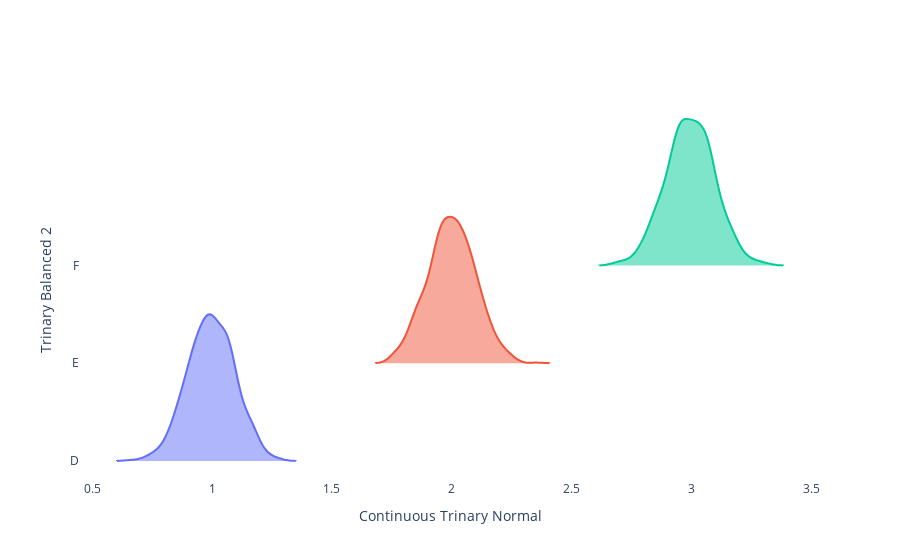
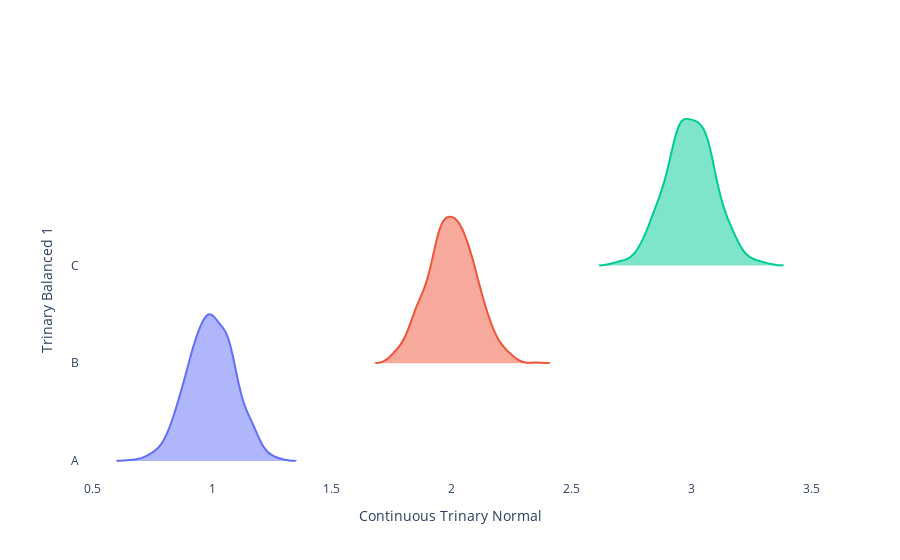
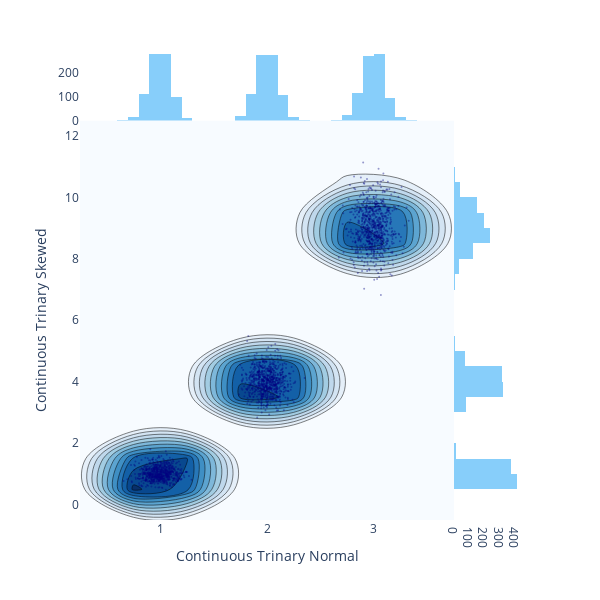
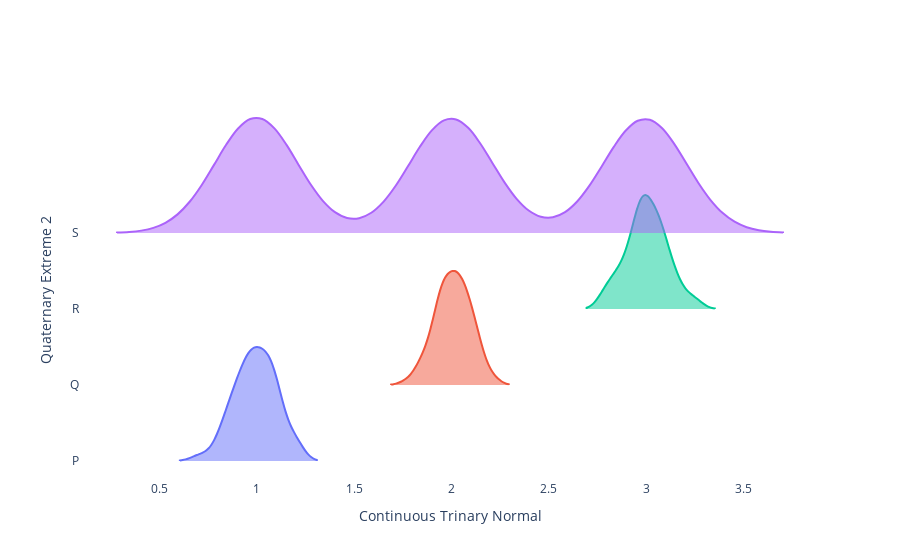

These figures' notebook cell, in order:
### Code cell
i = 0
while i < 5:
    makeviz(interest_edges['x'].iloc[i], interest_edges['y'].iloc[i])
    i+=1

### Figure 1 — Plotly figure (JSON) as saved in the notebook; plotly's stock layout.template omitted (floating-point values rounded to 4 significant figures; data arrays with more than 128 entries replaced by an {"elided": "..."} marker saying what was removed)
{"data": [{"name": "D", "orientation": "h", "points": false, "side": "positive", "type": "violin", "width": 3, "x": {"elided": "800 float values"}}, {"name": "E", "orientation": "h", "points": false, "side": "positive", "type": "violin", "width": 3, "x": {"elided": "800 float values"}}, {"name": "F", "orientation": "h", "points": false, "side": "positive", "type": "violin", "width": 3, "x": {"elided": "800 float values"}}], "layout": {"paper_bgcolor": "rgba(0, 0, 0, 0)", "plot_bgcolor": "rgba(0, 0, 0, 0)", "showlegend": false, "xaxis": {"showgrid": false, "title": {"text": "Continuous Trinary Normal"}, "zeroline": false}, "yaxis": {"title": {"text": "Trinary Balanced 2"}}}}

### Figure 2 — Plotly figure (JSON) as saved in the notebook; plotly's stock layout.template omitted (floating-point values rounded to 4 significant figures; data arrays with more than 128 entries replaced by an {"elided": "..."} marker saying what was removed)
{"data": [{"name": "A", "orientation": "h", "points": false, "side": "positive", "type": "violin", "width": 3, "x": {"elided": "800 float values"}}, {"name": "B", "orientation": "h", "points": false, "side": "positive", "type": "violin", "width": 3, "x": {"elided": "800 float values"}}, {"name": "C", "orientation": "h", "points": false, "side": "positive", "type": "violin", "width": 3, "x": {"elided": "800 float values"}}], "layout": {"paper_bgcolor": "rgba(0, 0, 0, 0)", "plot_bgcolor": "rgba(0, 0, 0, 0)", "showlegend": false, "xaxis": {"showgrid": false, "title": {"text": "Continuous Trinary Normal"}, "zeroline": false}, "yaxis": {"title": {"text": "Trinary Balanced 1"}}}}

### Figure 3 — Plotly figure (JSON) as saved in the notebook; plotly's stock layout.template omitted (floating-point values rounded to 4 significant figures; data arrays with more than 128 entries replaced by an {"elided": "..."} marker saying what was removed)
{"data": [{"marker": {"color": "rgb(0, 0, 128)", "opacity": 0.4, "size": 2}, "mode": "markers", "name": "points", "type": "scatter", "x": {"elided": "2400 float values"}, "y": {"elided": "2400 float values"}}, {"colorscale": [[0, "rgb(8, 48, 107)"], [0.125, "rgb(8, 81, 156)"], [0.25, "rgb(33, 113, 181)"], [0.375, "rgb(66, 146, 198)"], [0.5, "rgb(107, 174, 214)"], [0.625, "rgb(158, 202, 225)"], [0.75, "rgb(198, 219, 239)"], [0.875, "rgb(222, 235, 247)"], [1, "rgb(247, 251, 255)"]], "name": "density", "ncontours": 20, "reversescale": true, "showscale": false, "type": "histogram2dcontour", "x": {"elided": "2400 float values"}, "y": {"elided": "2400 float values"}}, {"marker": {"color": "rgb(135, 206, 250)"}, "name": "x density", "type": "histogram", "x": {"elided": "2400 float values"}, "yaxis": "y2"}, {"marker": {"color": "rgb(135, 206, 250)"}, "name": "y density", "type": "histogram", "xaxis": "x2", "y": {"elided": "2400 float values"}}], "layout": {"autosize": false, "bargap": 0, "height": 600, "hovermode": "closest", "margin": {"t": 50}, "paper_bgcolor": "rgba(0, 0, 0, 0)", "plot_bgcolor": "rgba(0, 0, 0, 0)", "showlegend": false, "title": {"text": ""}, "width": 600, "xaxis": {"domain": [0, 0.85], "showgrid": false, "title": {"text": "Continuous Trinary Normal"}, "zeroline": false}, "xaxis2": {"domain": [0.85, 1], "showgrid": false, "zeroline": false}, "yaxis": {"domain": [0, 0.85], "showgrid": false, "title": {"text": "Continuous Trinary Skewed"}, "zeroline": false}, "yaxis2": {"domain": [0.85, 1], "showgrid": false, "zeroline": false}}}

### Figure 4 — Plotly figure (JSON) as saved in the notebook; plotly's stock layout.template omitted (floating-point values rounded to 4 significant figures; data arrays with more than 128 entries replaced by an {"elided": "..."} marker saying what was removed)
{"data": [{"name": "P", "orientation": "h", "points": false, "side": "positive", "type": "violin", "width": 3, "x": [0.9422, 1.034, 1.204, 1.145, 0.9589, 1.037, 0.9312, 0.974, 1.167, 1.198, 0.9183, 1.011, 0.8674, 0.9288, 1.069, 0.9577, 1.119, 0.7271, 1.111, 1.09, 0.8624, 1.005, 1.103, 0.9006, 1.039, 0.9241, 1.002, 1.101, 1.062, 0.8991, 1.063, 0.9254, 0.9358, 1.115, 0.7921, 0.9543, 1.202, 0.8903, 1.012, 0.9135, 0.9779, 1.005, 1.033, 0.8839, 0.8565, 1.059, 0.9574, 1.219, 0.8703, 1.051, 0.9517, 1.047, 1.049, 0.9771, 1.059, 1.029, 0.9023, 1.097, 0.9831, 1.097, 1.09, 1.064, 0.8404, 0.8648, 1.086, 0.8239, 0.9772, 0.9679, 0.9788, 1.015, 1.103, 1.007, 0.8507, 0.8457, 1.016, 1.094, 0.8023, 0.9694, 1.16, 1.127, 0.9369, 1.002, 1.096, 0.693, 1.182, 1.089, 0.9054, 0.8251, 0.9395, 1.006, 1.063, 0.8019, 0.9642, 0.8947, 1.003, 0.8919, 0.9887, 1.045, 0.9666, 1.055]}, {"name": "Q", "orientation": "h", "points": false, "side": "positive", "type": "violin", "width": 3, "x": [1.994, 2.015, 1.929, 2.062, 2.03, 1.932, 2.121, 2.068, 2.095, 2.012, 1.991, 1.949, 1.864, 2.013, 1.837, 2.09, 2.106, 2.058, 2.023, 1.988, 2.151, 2.123, 1.905, 2.028, 2.085, 2.042, 1.943, 1.876, 2.038, 1.995, 2.039, 1.945, 1.956, 1.878, 1.951, 2.115, 1.947, 1.916, 1.818, 2.021, 2.056, 1.979, 1.922, 2.075, 1.963, 2.021, 1.992, 2.059, 2.037, 2.218, 2.116, 1.92, 1.974, 2.029, 1.946, 2.124, 1.99, 2.053, 1.902, 1.958, 2.082, 1.995, 2.075, 1.765, 2.003, 2.208, 2.103, 1.95, 1.947, 1.988, 2.03, 1.885, 1.92, 1.943, 1.828, 1.979, 1.923, 2.153, 2.013, 2.139, 2.048, 2.022, 2.132, 2.059, 2.011, 1.895, 1.958, 2.12, 2.075, 1.948, 2.164, 2.092, 2.077, 1.977, 2.084, 1.839, 2.164, 2.06, 1.868, 1.976]}, {"name": "R", "orientation": "h", "points": false, "side": "positive", "type": "violin", "width": 3, "x": [3.21, 3.027, 2.92, 2.815, 3.032, 3.002, 2.979, 2.964, 2.966, 2.85, 3.137, 3.128, 3.113, 3.036, 3.117, 3.09, 3.01, 2.961, 2.896, 2.981, 3.029, 2.921, 3.155, 3.062, 3.05, 2.903, 2.842, 2.983, 2.956, 2.797, 2.969, 2.84, 3.155, 2.778, 2.933, 3.043, 3.052, 2.939, 3.064, 3.029, 2.777, 3.009, 3.269, 2.865, 2.966, 2.869, 2.933, 3.015, 3.054, 3.097, 3.11, 2.991, 2.825, 2.993, 2.785, 3.03, 3.244, 3.018, 3.163, 2.887, 2.98, 2.982, 2.992, 2.85, 3.04, 2.917, 2.907, 2.97, 3.003, 3.007, 2.947, 2.995, 3.071, 3.079, 2.959, 3.062, 3.082, 3.105, 3.232, 3.066, 2.981, 3.186, 3.064, 2.964, 2.99, 3.074, 3.153, 3.067, 3.13, 3.081, 2.974, 2.856, 3.003, 2.915, 2.969, 3.072, 3.096, 2.914, 2.954, 2.915]}, {"name": "S", "orientation": "h", "points": false, "side": "positive", "type": "violin", "width": 3, "x": {"elided": "2100 float values"}}], "layout": {"paper_bgcolor": "rgba(0, 0, 0, 0)", "plot_bgcolor": "rgba(0, 0, 0, 0)", "showlegend": false, "xaxis": {"showgrid": false, "title": {"text": "Continuous Trinary Normal"}, "zeroline": false}, "yaxis": {"title": {"text": "Quaternary Extreme 2"}}}}
